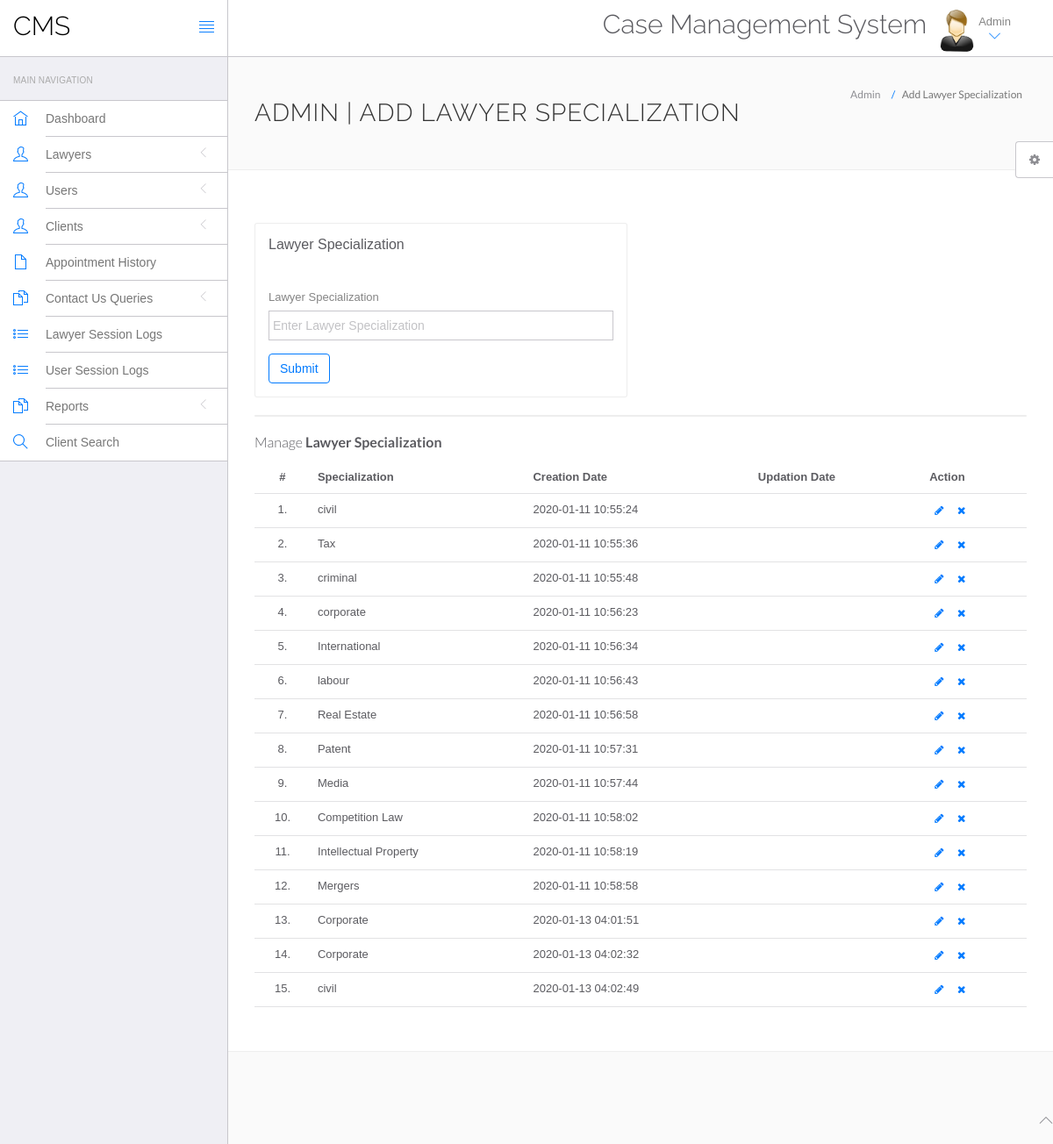
Page /hms/admin/Lawyer-specilization.php (signed in) on the committed database.
### tables this page shows
CREATE TABLE `doctorspecilization` (
  `id` int(11) NOT NULL,
  `specilization` varchar(255) DEFAULT NULL,
  `creationDate` timestamp NULL DEFAULT current_timestamp(),
  `updationDate` timestamp NULL DEFAULT NULL ON UPDATE current_timestamp()
);

### hms/admin/Lawyer-specilization.php (the view, shortened to what this page needs)
<?php
include('include/config.php');
?>
<!DOCTYPE html>
<html lang="en">
	<head>
		<link rel="stylesheet" href="vendor/bootstrap/css/bootstrap.min.css">
		<link rel="stylesheet" href="vendor/fontawesome/css/font-awesome.min.css">
		<link rel="stylesheet" href="vendor/themify-icons/themify-icons.min.css">
		<link href="vendor/animate.css/animate.min.css" rel="stylesheet" media="screen">
		<link href="vendor/perfect-scrollbar/perfect-scrollbar.min.css" rel="stylesheet" media="screen">
		<link href="vendor/switchery/switchery.min.css" rel="stylesheet" media="screen">
		<link href="vendor/bootstrap-touchspin/jquery.bootstrap-touchspin.min.css" rel="stylesheet" media="screen">
		<link href="vendor/select2/select2.min.css" rel="stylesheet" media="screen">
		<link href="vendor/bootstrap-datepicker/bootstrap-datepicker3.standalone.min.css" rel="stylesheet" media="screen">
		<link href="vendor/bootstrap-timepicker/bootstrap-timepicker.min.css" rel="stylesheet" media="screen">
		<link rel="stylesheet" href="assets/css/styles.css">
		<link rel="stylesheet" href="assets/css/plugins.css">
		<link rel="stylesheet" href="assets/css/themes/theme-1.css" id="skin_color" />
	</head>
	<body>
		<div id="app">
<?php include('include/sidebar.php');?>
			<div class="app-content">
						<?php include('include/header.php');?>
				<div class="main-content" >
					<div class="wrap-content container" id="container">
						<section id="page-title">
							<div class="row">
								<div class="col-sm-8">
									<h1 class="mainTitle">Admin | Add Lawyer Specialization</h1>
																	</div>
								<ol class="breadcrumb">
									<li>
										<span>Admin</span>
									</li>
									<li class="active">
										<span>Add Lawyer Specialization</span>
									</li>
								</ol>
							</div>
						</section>
						<div class="container-fluid container-fullw bg-white">
							<div class="row">
								<div class="col-md-12">
									<div class="row margin-top-30">
										<div class="col-lg-6 col-md-12">
											<div class="panel panel-white">
												<div class="panel-heading">
													<h5 class="panel-title">Lawyer Specialization</h5>
												</div>
												<div class="panel-body">
													<form role="form" name="dcotorspcl" method="post" >
														<div class="form-group">
															<label for="exampleInputEmail1">
																Lawyer Specialization
															</label>
							<input type="text" name="doctorspecilization" class="form-control"  placeholder="Enter Lawyer Specialization">
														</div>
														<button type="submit" name="submit" class="btn btn-o btn-primary">
															Submit
														</button>
													</form>
												</div>
											</div>
										</div>
											</div>
										</div>
									<div class="col-lg-12 col-md-12">
											<div class="panel panel-white">
											</div>
										</div>
									</div>
									<div class="row">
								<div class="col-md-12">
									<h5 class="over-title margin-bottom-15">Manage <span class="text-bold">Lawyer Specialization</span></h5>
									<table class="table table-hover" id="sample-table-1">
										<thead>
											<tr>
												<th class="center">#</th>
												<th>Specialization</th>
												<th class="hidden-xs">Creation Date</th>
												<th>Updation Date</th>
												<th>Action</th>
											</tr>
										</thead>
										<tbody>
<?php
$sql=mysqli_query($con,"select * from doctorSpecilization");
$cnt=1;
while($row=mysqli_fetch_array($sql))
{
?>
											<tr>
												<td class="center"><?php echo $cnt;?>.</td>
												<td class="hidden-xs"><?php echo $row['specilization'];?></td>
												<td><?php echo $row['creationDate'];?></td>
												<td><?php echo $row['updationDate'];?>
												</td>
												<td >
												<div class="visible-md visible-lg hidden-sm hidden-xs">
							<a href="edit-Lawyer-specialization.php?id=<?php echo $row['id'];?>" class="btn btn-transparent btn-xs" tooltip-placement="top" tooltip="Edit"><i class="fa fa-pencil"></i></a>
	<a href="doctor-specilization.php?id=<?php echo $row['id']?>&del=delete" onClick="return confirm('Are you sure you want to delete?')"class="btn btn-transparent btn-xs tooltips" tooltip-placement="top" tooltip="Remove"><i class="fa fa-times fa fa-white"></i></a>
												</div>
												</td>
											</tr>
											<?php
$cnt=$cnt+1;
											 }?>
										</tbody>
									</table>
								</div>
							</div>
								</div>
							</div>
						</div>
					</div>
				</div>
	<?php include('include/footer.php');?>
	<?php include('include/setting.php');?>
	</body>
</html>

### hms/admin/assets/css/themes/theme-1.css (style rules this page uses)
body { background: #FAFAFA; }

### rows in the picture
doctorspecilization: specilization "civil", creationDate "2020-01-11 10:55:24"
doctorspecilization: specilization "Tax", creationDate "2020-01-11 10:55:36"
doctorspecilization: specilization "criminal", creationDate "2020-01-11 10:55:48"
doctorspecilization: specilization "corporate", creationDate "2020-01-11 10:56:23"
doctorspecilization: specilization "International", creationDate "2020-01-11 10:56:34"
doctorspecilization: specilization "labour", creationDate "2020-01-11 10:56:43"
doctorspecilization: specilization "Real Estate", creationDate "2020-01-11 10:56:58"
doctorspecilization: specilization "Patent", creationDate "2020-01-11 10:57:31"
doctorspecilization: specilization "Media", creationDate "2020-01-11 10:57:44"
doctorspecilization: specilization "Competition Law", creationDate "2020-01-11 10:58:02"
doctorspecilization: specilization "Intellectual Property", creationDate "2020-01-11 10:58:19"
doctorspecilization: specilization "Mergers", creationDate "2020-01-11 10:58:58"
doctorspecilization: specilization "Corporate", creationDate "2020-01-13 04:01:51"
doctorspecilization: specilization "Corporate", creationDate "2020-01-13 04:02:32"
doctorspecilization: specilization "civil", creationDate "2020-01-13 04:02:49"
